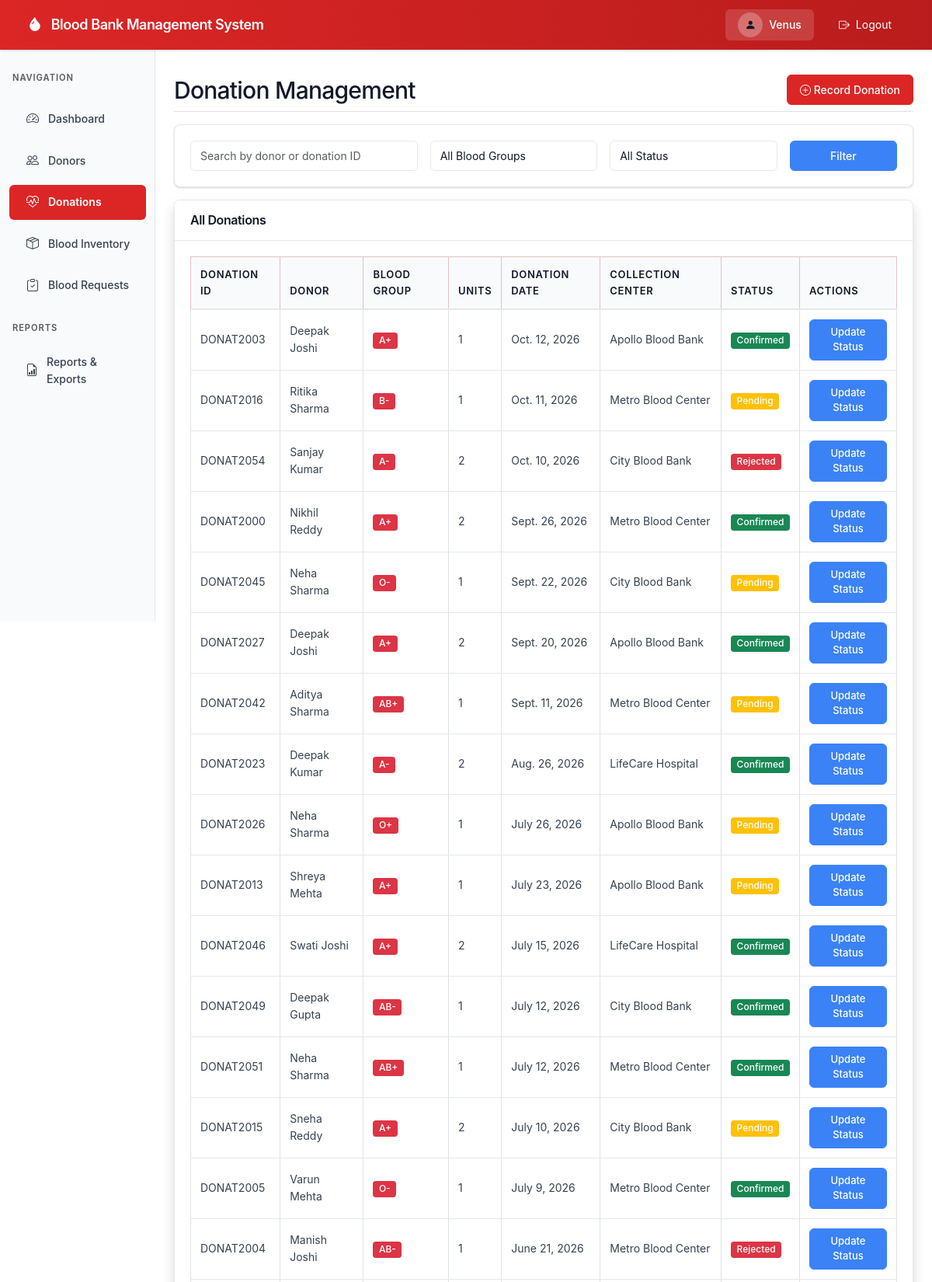
The app's page /donations/ (signed in, upper part) with its own data.
### donations/models.py (models this page shows, shortened)
class Donation(models.Model):
    donation_id = models.CharField(max_length=20, unique=True)
    donor = models.ForeignKey(Donor, on_delete=models.CASCADE, related_name='donations')
    blood_group = models.CharField(max_length=5, choices=BLOOD_GROUP_CHOICES)
    units_collected = models.IntegerField(default=1)
    donation_date = models.DateField(default=timezone.now)
    collection_center = models.CharField(max_length=200)
    donation_status = models.CharField(max_length=20, choices=DONATION_STATUS_CHOICES, default='Pending')
    stock_updated = models.BooleanField(default=False)
    class Meta:
        ordering = ['-donation_date']

### donors/models.py (models this page shows, shortened)
class Donor(models.Model):
    donor_id = models.CharField(max_length=20, unique=True)
    full_name = models.CharField(max_length=200)
    age = models.IntegerField()
    gender = models.CharField(max_length=10, choices=GENDER_CHOICES)
    blood_group = models.CharField(max_length=5, choices=BLOOD_GROUP_CHOICES)
    phone_number = models.CharField(max_length=15)
    city = models.CharField(max_length=100)
    registration_date = models.DateField(default=timezone.now)
    last_donation_date = models.DateField(null=True, blank=True)
    donation_eligibility_status = models.BooleanField(default=True)
    class Meta:
        ordering = ['-registration_date']

### donations/views.py (the view)
# urls.py: path('', views.donation_list, name='donation_list'),
@login_required
def donation_list(request):
    donations = Donation.objects.all()
    blood_group = request.GET.get('blood_group')
    status = request.GET.get('status')
    search = request.GET.get('search')
    if blood_group:
        donations = donations.filter(blood_group=blood_group)
    if status:
        donations = donations.filter(donation_status=status)
    if search:
        donations = donations.filter(donor__full_name__icontains=search) | donations.filter(donation_id__icontains=search)
    return render(request, 'donations/donation_list.html', {'donations': donations})

### templates/donations/donation_list.html (shortened to what this page needs)
{% extends 'base.html' %}
{% load static %}
{% block content %}
<div class="d-flex justify-content-between flex-wrap flex-md-nowrap align-items-center pt-3 pb-2 mb-3 border-bottom">
    <h1 class="h2">Donation Management</h1>
    <div class="btn-toolbar mb-2 mb-md-0">
        <a href="{% url 'add_donation' %}" class="btn btn-danger">
            <i class="bi bi-plus-circle"></i> Record Donation
        </a>
    </div>
</div>
<div class="card mb-3">
    <div class="card-body">
        <form method="get" class="row g-3">
            <div class="col-md-4">
                <input type="text" name="search" class="form-control" placeholder="Search by donor or donation ID" value="{{ request.GET.search }}">
            </div>
            <div class="col-md-3">
                <select name="blood_group" class="form-control">
                    <option value="">All Blood Groups</option>
                </select>
            </div>
            <div class="col-md-3">
                <select name="status" class="form-control">
                    <option value="">All Status</option>
                </select>
            </div>
            <div class="col-md-2">
                <button type="submit" class="btn btn-primary w-100">Filter</button>
            </div>
        </form>
    </div>
</div>
<div class="card shadow">
    <div class="card-header">
        <h6 class="m-0 font-weight-bold">All Donations</h6>
    </div>
    <div class="card-body">
        <div class="table-responsive">
            <table class="table table-bordered table-hover">
                <thead class="table-danger">
                    <tr>
                        <th>Donation ID</th>
                        <th>Donor</th>
                        <th>Blood Group</th>
                        <th>Units</th>
                        <th>Donation Date</th>
                        <th>Collection Center</th>
                        <th>Status</th>
                        <th>Actions</th>
                    </tr>
                </thead>
                <tbody>
                    {% for donation in donations %}
                    <tr>
                        <td>{{ donation.donation_id }}</td>
                        <td>{{ donation.donor.full_name }}</td>
                        <td><span class="badge bg-danger">{{ donation.blood_group }}</span></td>
                        <td>{{ donation.units_collected }}</td>
                        <td>{{ donation.donation_date }}</td>
                        <td>{{ donation.collection_center }}</td>
                        <td>
                            {% if donation.donation_status == 'Confirmed' %}
                                <span class="badge bg-success">{{ donation.donation_status }}</span>
                            {% elif donation.donation_status == 'Pending' %}
                                <span class="badge bg-warning">{{ donation.donation_status }}</span>
                            {% else %}
                                <span class="badge bg-danger">{{ donation.donation_status }}</span>
                            {% endif %}
                        </td>
                        <td>
                            <a href="{% url 'update_donation_status' donation.pk %}" class="btn btn-sm btn-primary">Update Status</a>
                        </td>
                    </tr>
                    {% empty %}
                    <tr>
                        <td colspan="8" class="text-center">No donations found.</td>
                    </tr>
                    {% endfor %}
                </tbody>
            </table>
        </div>
    </div>
</div>
{% endblock %}

### templates/base.html (shortened to what this page needs)
<!DOCTYPE html>
<html lang="en">
<head>
    <link href="https://cdn.jsdelivr.net/npm/bootstrap@5.3.0/dist/css/bootstrap.min.css" rel="stylesheet">
    <link rel="stylesheet" href="https://cdn.jsdelivr.net/npm/bootstrap-icons@1.10.0/font/bootstrap-icons.css">
    {% load static %}
    <link rel="stylesheet" href="{% static 'css/style.css' %}">
</head>
<body>
    {% if user.is_authenticated %}
    <nav class="navbar navbar-expand-lg navbar-dark fixed-top" style="background: linear-gradient(90deg, #dc2626 0%, #b91c1c 100%); height: 64px; z-index: 1030;">
        <div class="container-fluid">
            <a class="navbar-brand" href="{% url 'dashboard' %}">
                <i class="bi bi-droplet-fill me-2"></i> Blood Bank Management System
            </a>
            <div class="collapse navbar-collapse" id="navbarNav">
                <ul class="navbar-nav ms-auto align-items-center">
                    <li class="nav-item">
                        <div class="d-flex align-items-center gap-2 me-3 px-3 py-1" style="background: rgba(255,255,255,0.15); border-radius: 0.375rem;">
                            <div style="width: 32px; height: 32px; background: rgba(255,255,255,0.25); border-radius: 50%; display: flex; align-items: center; justify-content: center;">
                                <i class="bi bi-person-fill"></i>
                            </div>
                            <span style="font-weight: 500; color: white;">{{ user.username }}</span>
                        </div>
                    </li>
                    <li class="nav-item">
                        <a class="nav-link px-3" href="{% url 'logout' %}" style="color: white;">
                            <i class="bi bi-box-arrow-right me-1"></i> Logout
                        </a>
                    </li>
                </ul>
            </div>
        </div>
    </nav>
    <div class="container-fluid" style="padding-top: 64px;">
        <div class="row">
            <nav class="col-md-3 col-lg-2 d-md-block sidebar">
                <div class="position-sticky pt-2">
                    <div class="px-3 mb-3">
                        <small class="text-uppercase text-muted" style="font-size: 0.7rem; font-weight: 600; letter-spacing: 0.08em;">Navigation</small>
                    </div>
                    <ul class="nav flex-column">
                        <li class="nav-item">
                            <a class="nav-link {% if request.resolver_match.url_name == 'dashboard' %}active{% endif %}" href="{% url 'dashboard' %}">
                                <i class="bi bi-speedometer2"></i> Dashboard
                            </a>
                        </li>
                        <li class="nav-item">
                            <a class="nav-link {% if 'donor' in request.resolver_match.url_name %}active{% endif %}" href="{% url 'donor_list' %}">
                                <i class="bi bi-people"></i> Donors
                            </a>
                        </li>
                        <li class="nav-item">
                            <a class="nav-link {% if 'donation' in request.resolver_match.url_name %}active{% endif %}" href="{% url 'donation_list' %}">
                                <i class="bi bi-heart-pulse"></i> Donations
                            </a>
                        </li>
                        <li class="nav-item">
                            <a class="nav-link {% if 'inventory' in request.resolver_match.url_name %}active{% endif %}" href="{% url 'inventory_list' %}">
                                <i class="bi bi-box-seam"></i> Blood Inventory
                            </a>
                        </li>
                        <li class="nav-item">
                            <a class="nav-link {% if 'request' in request.resolver_match.url_name %}active{% endif %}" href="{% url 'request_list' %}">
                                <i class="bi bi-clipboard-check"></i> Blood Requests
                            </a>
                        </li>
                        <li class="nav-item mt-3">
                            <div class="px-3 mb-2">
                                <small class="text-uppercase text-muted" style="font-size: 0.7rem; font-weight: 600; letter-spacing: 0.08em;">Reports</small>
                            </div>
                        </li>
                        <li class="nav-item">
                            <a class="nav-link {% if 'report' in request.resolver_match.url_name %}active{% endif %}" href="{% url 'reports_home' %}">
                                <i class="bi bi-file-earmark-bar-graph"></i> Reports & Exports
                            </a>
                        </li>
                    </ul>
                </div>
            </nav>
            <main class="col-md-9 ms-sm-auto col-lg-10 px-md-4" style="padding-top: 1rem;">
                {% block content %}
                {% endblock %}
            </main>
        </div>
    </div>
    {% else %}
        {% block auth_content %}
        {% endblock %}
    {% endif %}
</body>
</html>

### static/css/style.css (style rules this page uses)
:root { --primary-red: #dc2626; --primary-red-dark: #b91c1c; --accent-red: #ef4444; --bg-light: #f9fafb; --border-light: #e5e7eb; --text-primary: #111827; --text-secondary: #374151; --text-muted: #6b7280; }
* { font-family: -apple-system, BlinkMacSystemFont, 'Segoe UI', 'Roboto', 'Oxygen', 'Ubuntu', 'Cantarell', 'Fira Sans', 'Droid Sans', 'Helvetica Neue', sans-serif; }
body { font-size: 0.875rem; background-color: #ffffff; color: var(--text-primary); line-height: 1.6; }
.navbar { box-shadow: 0 1px 3px 0 rgba(0, 0, 0, 0.1), 0 1px 2px 0 rgba(0, 0, 0, 0.06); padding: 0.75rem 1.5rem; }
.navbar-brand { font-weight: 600; font-size: 1.125rem; letter-spacing: -0.025em; }
.sidebar { position: fixed; top: 64px; bottom: 0; left: 0; z-index: 100; padding: 1rem 0 0; box-shadow: inset -1px 0 0 var(--border-light); background-color: var(--bg-light) !important; overflow-y: auto; height: calc(100vh - 64px); }
.sidebar .nav-link { font-weight: 500; color: var(--text-secondary); padding: 0.625rem 1.25rem; margin: 0.25rem 0.75rem; border-radius: 0.375rem; transition: all 0.15s ease-in-out; display: flex; align-items: center; gap: 0.625rem; font-size: 0.875rem; }
.sidebar .nav-link i { font-size: 1rem; width: 1.25rem; text-align: center; }
.sidebar .nav-link.active { color: white; background-color: var(--primary-red); font-weight: 600; }
main { margin-left: 0; padding-top: 1.5rem; padding-bottom: 2rem; }
@media (min-width: 768px) { main { margin-left: 25%; } }
@media (min-width: 992px) { main { margin-left: 16.666667%; } }
.card { box-shadow: 0 1px 3px 0 rgba(0, 0, 0, 0.1), 0 1px 2px 0 rgba(0, 0, 0, 0.06); border: 1px solid var(--border-light); margin-bottom: 1.5rem; border-radius: 0.5rem; overflow: hidden; }
.card-header { background-color: #ffffff; border-bottom: 1px solid var(--border-light); font-weight: 600; font-size: 0.9375rem; padding: 1rem 1.25rem; color: var(--text-primary); letter-spacing: -0.01em; }
.card-body { padding: 1.25rem; }
h1, h2, h3, h4, h5, h6 { color: var(--text-primary); font-weight: 600; letter-spacing: -0.025em; line-height: 1.2; }
.h2 { font-size: 1.875rem; margin-bottom: 0; }
.font-weight-bold { font-weight: 600 !important; }
.table { background-color: #fff; font-size: 0.875rem; }
.table thead th { background-color: #f9fafb; border-bottom: 2px solid var(--border-light); font-weight: 600; color: var(--text-primary); font-size: 0.8125rem; text-transform: uppercase; letter-spacing: 0.05em; padding: 0.75rem; }
.table tbody td { padding: 0.75rem; vertical-align: middle; color: var(--text-secondary); border-bottom: 1px solid var(--border-light); }
.btn { font-weight: 500; font-size: 0.875rem; padding: 0.5rem 1rem; border-radius: 0.375rem; transition: all 0.15s ease-in-out; }
.btn-danger { background-color: var(--primary-red); border-color: var(--primary-red); }
.btn-primary { background-color: #3b82f6; border-color: #3b82f6; }
.btn-sm { padding: 0.375rem 0.75rem; font-size: 0.8125rem; }
.badge { padding: 0.375em 0.625em; font-weight: 500; font-size: 0.75rem; border-radius: 0.25rem; }
.form-control, .form-select { border: 1px solid var(--border-light); border-radius: 0.375rem; padding: 0.5rem 0.75rem; font-size: 0.875rem; color: var(--text-primary); transition: border-color 0.15s ease-in-out, box-shadow 0.15s ease-in-out; }

### records on screen
Donation: donation_id "DONAT2003", donor.full_name "Deepak Joshi", blood_group "A+", units_collected "1", donation_date "Oct. 12, 2026", collection_center "Apollo Blood Bank", donation_status "Confirmed"
Donation: donation_id "DONAT2016", donor.full_name "Ritika Sharma", blood_group "B-", units_collected "1", donation_date "Oct. 11, 2026", collection_center "Metro Blood Center", donation_status "Pending"
Donation: donation_id "DONAT2054", donor.full_name "Sanjay Kumar", blood_group "A-", units_collected "2", donation_date "Oct. 10, 2026", collection_center "City Blood Bank", donation_status "Rejected"
Donation: donation_id "DONAT2000", donor.full_name "Nikhil Reddy", blood_group "A+", units_collected "2", donation_date "Sept. 26, 2026", collection_center "Metro Blood Center", donation_status "Confirmed"
Donation: donation_id "DONAT2045", donor.full_name "Neha Sharma", blood_group "O-", units_collected "1", donation_date "Sept. 22, 2026", collection_center "City Blood Bank", donation_status "Pending"
Donation: donation_id "DONAT2027", donor.full_name "Deepak Joshi", blood_group "A+", units_collected "2", donation_date "Sept. 20, 2026", collection_center "Apollo Blood Bank", donation_status "Confirmed"
Donation: donation_id "DONAT2042", donor.full_name "Aditya Sharma", blood_group "AB+", units_collected "1", donation_date "Sept. 11, 2026", collection_center "Metro Blood Center", donation_status "Pending"
Donation: donation_id "DONAT2023", donor.full_name "Deepak Kumar", blood_group "A-", units_collected "2", donation_date "Aug. 26, 2026", collection_center "LifeCare Hospital", donation_status "Confirmed"
Donation: donation_id "DONAT2026", donor.full_name "Neha Sharma", blood_group "O+", units_collected "1", donation_date "July 26, 2026", collection_center "Apollo Blood Bank", donation_status "Pending"
Donation: donation_id "DONAT2013", donor.full_name "Shreya Mehta", blood_group "A+", units_collected "1", donation_date "July 23, 2026", collection_center "Apollo Blood Bank", donation_status "Pending"
Donation: donation_id "DONAT2046", donor.full_name "Swati Joshi", blood_group "A+", units_collected "2", donation_date "July 15, 2026", collection_center "LifeCare Hospital", donation_status "Confirmed"
Donation: donation_id "DONAT2049", donor.full_name "Deepak Gupta", blood_group "AB-", units_collected "1", donation_date "July 12, 2026", collection_center "City Blood Bank", donation_status "Confirmed"
Donation: donation_id "DONAT2051", donor.full_name "Neha Sharma", blood_group "AB+", units_collected "1", donation_date "July 12, 2026", collection_center "Metro Blood Center", donation_status "Confirmed"
Donation: donation_id "DONAT2015", donor.full_name "Sneha Reddy", blood_group "A+", units_collected "2", donation_date "July 10, 2026", collection_center "City Blood Bank", donation_status "Pending"
Donation: donation_id "DONAT2005", donor.full_name "Varun Mehta", blood_group "O-", units_collected "1", donation_date "July 9, 2026", collection_center "Metro Blood Center", donation_status "Confirmed"
Donation: donation_id "DONAT2004", donor.full_name "Manish Joshi", blood_group "AB-", units_collected "1", donation_date "June 21, 2026", collection_center "Metro Blood Center", donation_status "Rejected"

### other values on screen
{{ user.username }} "Venus"
